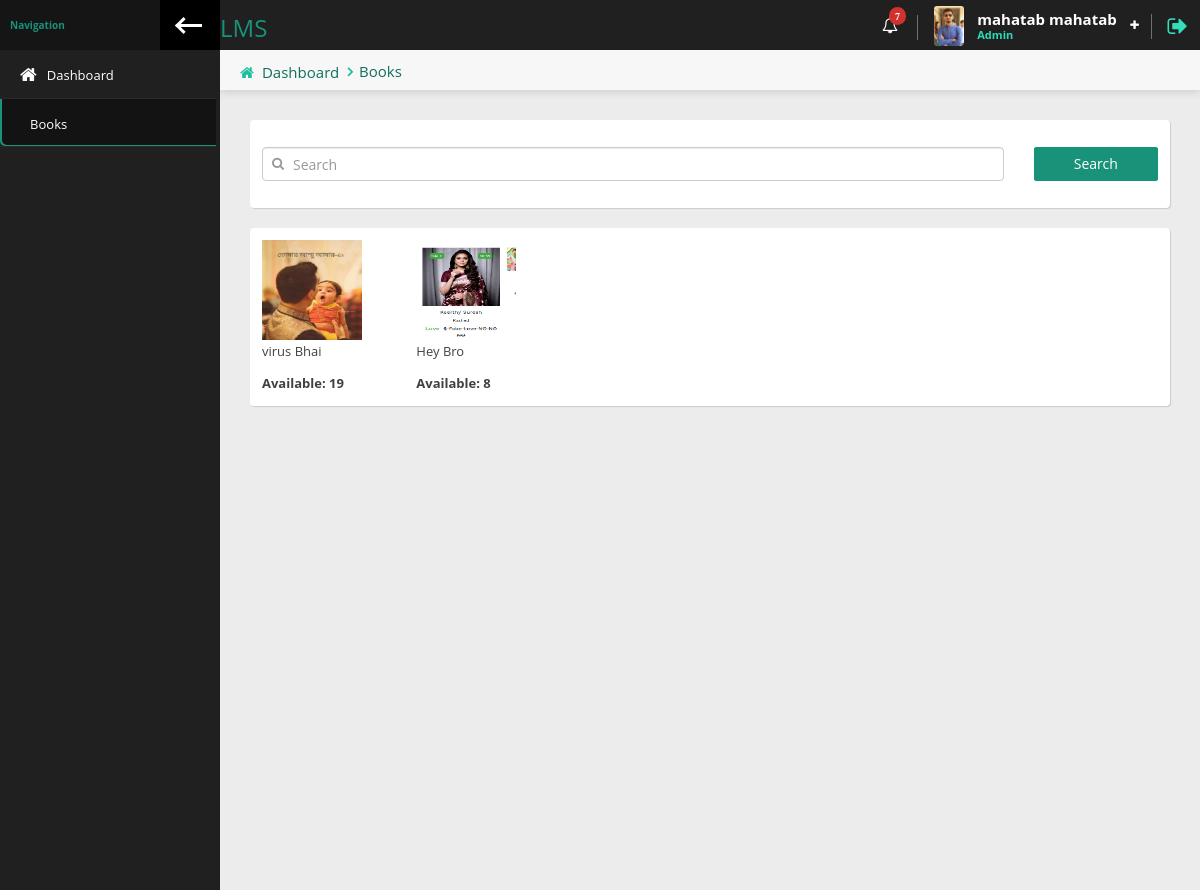
The page /student/books.php (signed in) on the database its author committed.
### tables this page shows
CREATE TABLE `students` (
  `id` int(50) NOT NULL,
  `fname` varchar(20) NOT NULL,
  `lname` varchar(20) NOT NULL,
  `roll` int(6) NOT NULL,
  `reg` int(6) NOT NULL,
  `department` varchar(50) NOT NULL,
  `email` varchar(50) NOT NULL,
  `username` varchar(20) NOT NULL,
  `password` varchar(255) NOT NULL,
  `phone` int(11) NOT NULL,
  `image` varchar(50) DEFAULT NULL,
  `status` tinyint(1) NOT NULL,
  `datetime` timestamp NOT NULL DEFAULT current_timestamp()
);

CREATE TABLE `books` (
  `id` int(5) NOT NULL,
  `book_name` varchar(255) DEFAULT NULL,
  `book_image` varchar(255) DEFAULT NULL,
  `book_author_name` varchar(255) DEFAULT NULL,
  `book_publication_name` varchar(255) DEFAULT NULL,
  `book_purchase_date` varchar(255) DEFAULT NULL,
  `book_price` varchar(255) DEFAULT NULL,
  `book_qty` int(5) DEFAULT NULL,
  `available_qty` int(5) DEFAULT NULL,
  `librarian_username` varchar(255) DEFAULT NULL,
  `datetime` timestamp NOT NULL DEFAULT current_timestamp()
);

### student/books.php (the view)
<?php require_once 'header.php'; ?>
           <div class="content-header">
                    <div class="leftside-content-header">
                        <ul class="breadcrumbs">
                            <li><i class="fa fa-home" aria-hidden="true"></i><a href="index.php">Dashboard</a></li>
                            <li><a href="test.php">Books</a></li>
                        </ul>
                    </div>
                </div>
                <div class="row animated fadeInUp">
                    <div class="col-sm-12">
                        <div class="panel">
                            <div class="panel-content">
                                <form method="post" action="">
                                    <div class="row pt-md">
                                        <div class="form-group col-sm-9 col-lg-10">
                                                <span class="input-with-icon">
                                            <input type="text" name="result" class="form-control" id="lefticon" placeholder="Search" required>
                                            <i class="fa fa-search"></i>
                                        </span>
                                        </div>
                                        <div class="form-group col-sm-3  col-lg-2 ">
                                            <button type="submit" name="books" class="btn btn-primary btn-block">Search</button>
                                        </div>
                                    </div>
                                </form>
                            </div>
                        </div>
                    </div>
                    <?php
                   if(isset($_POST['books'])){
                   $result =$_POST['result']; ?>
                       <div class="col-sm-12">
                                   <div class="panel">
                                    <div class="panel-content">
                                         <div class="row">
                                            <?php
                                           $result = mysqli_query($con,"SELECT * FROM books WHERE book_name LIKE '%$result%'");
                                           $temp = mysqli_num_rows($result);
                                          if($temp>0){ ?>
                                            <?php
                                           while ($row=mysqli_fetch_assoc($result)) {
                                            ?>
                                        <div class="col-sm-3 col-md-2">
                                            <img src="../images/books/<?=$row['book_image']?>" height="100" width="100">
                                            <p><?=$row['book_name']?></p>
                                            <span ><b> Available:  <?= $row['available_qty']?></b></span>
                                        </div>
                                         <?php  }?>
                                            <?php
                                          }
                                          else{
                                        echo "<h1>Book not found</h1>";
                                          }?>
                                    </div>
                                    </div>
                                   </div>
                                </div>
                    <?php
                   }
                   else{ ?>
                                <div class="col-sm-12">
                                   <div class="panel">
                                    <div class="panel-content">
                                         <div class="row">
                                            <?php
                                           $result = mysqli_query($con,"SELECT * FROM books");
                                           while ($row=mysqli_fetch_assoc($result)) {
                                            ?>
                                        <div class="col-sm-3 col-md-2">
                                            <img src="../images/books/<?=$row['book_image']?>" height="100" width="100">
                                            <p><?=$row['book_name']?></p>
                                            <span ><b> Available:  <?= $row['available_qty']?></b></span>
                                        </div>
                                         <?php  }?>
                                    </div>
                                    </div>
                                   </div>
                                </div>
                    <?php }?>
        </div>
<?php require_once 'footer.php'; ?>

### student/header.php (shortened to what this page needs)
<?php
require_once '../dbcon.php';
$page = explode('/',$_SERVER['PHP_SELF']);
$page =end($page);
$student_login=$_SESSION['student_login'];
$data=mysqli_query($con,"SELECT * FROM students WHERE email='$student_login' || username='$student_login'");
$student_info = mysqli_fetch_assoc($data);
?>
<!doctype html>
<html lang="en" class="fixed left-sidebar-top">
<head>
    <link href="../assets/vendor/pace/pace-theme-minimal.css" rel="stylesheet" />
    <link rel="stylesheet" href="../assets/vendor/bootstrap/css/bootstrap.css">
    <link rel="stylesheet" href="../assets/vendor/font-awesome/css/font-awesome.css">
    <link rel="stylesheet" href="../assets/vendor/animate.css/animate.css">
    <link rel="stylesheet" href="../assets/vendor/toastr/toastr.min.css">
    <link rel="stylesheet" href="../assets/vendor/magnific-popup/magnific-popup.css">
    <link rel="stylesheet" href="../assets/stylesheets/css/style.css">
     <link rel="stylesheet" href="../assets/vendor/data-table/media/css/dataTables.bootstrap.min.css">
</head>
<body>
    <div class="wrap">
        <div class="page-header">
            <div class="leftside-header">
                <div class="logo">
                    <a href="index.php" class="on-click">
                        <h3>LMS</h3>
                    </a>
                </div>
            </div>
            <div class="rightside-header">
                <div class="header-section hidden-xs" id="notice-headerbox">
                    <div class="notice" id="alerts-notice">
                        <i class="fa fa-bell-o" aria-hidden="true"><span class="badge badge-xs badge-top-right x-danger">7</span></i>
                    </div>
                </div>
                <div class="header-section" id="user-headerbox">
                    <div class="user-header-wrap">
                        <div class="user-photo">
                            <img alt="profile photo" src="../assets/images/rashed1.jpg" />
                        </div>
                        <div class="user-info">
                            <span class="user-name"><?= $student_info['fname'].' '.$student_info['lname']?></span>
                            <span class="user-profile">Admin</span>
                        </div>
                        <i class="fa fa-plus icon-open" aria-hidden="true"></i>
                    </div>
                </div>
                <div class="header-section">
                    <a href="logout.php" data-toggle="tooltip" onclick="return confirm('Are you sure to Logout?');" data-placement="left" title="Logout"><i class="fa fa-sign-out log-out" aria-hidden="true"></i></a>
                </div>
            </div>
        </div>
        <div class="page-body">
            <div class="left-sidebar">
                <div class="left-sidebar-header">
                    <div class="left-sidebar-title">Navigation</div>
                    <div class="left-sidebar-toggle c-hamburger c-hamburger--htla hidden-xs" data-toggle-class="left-sidebar-collapsed" data-target="html">
                        <span></span>
                    </div>
                </div>
                <div id="left-nav" class="nano">
                    <div class="nano-content">
                        <nav>
                            <ul class="nav nav-left-lines" id="main-nav">
                                <li class="<?= $page=='index.php' ? 'active-item':''?>"><a href="index.php"><i class="fa fa-home" aria-hidden="true"></i><span>Dashboard</span></a></li>
                                 <li class="<?= $page=='books.php' ? 'active-item':''?>"><a href="books.php"><i class="fa fa-books" aria-hidden="true"></i><span>Books</span></a></li>
                            </ul>
                        </nav>
                    </div>
                </div>
            </div>
            <div class="content">

### rows shown on the page
students: fname "mahatab", lname "mahatab"
books: book_image (picture), book_name "virus Bhai", available_qty "19"
books: book_image (picture), book_name "Hey Bro", available_qty "8"
